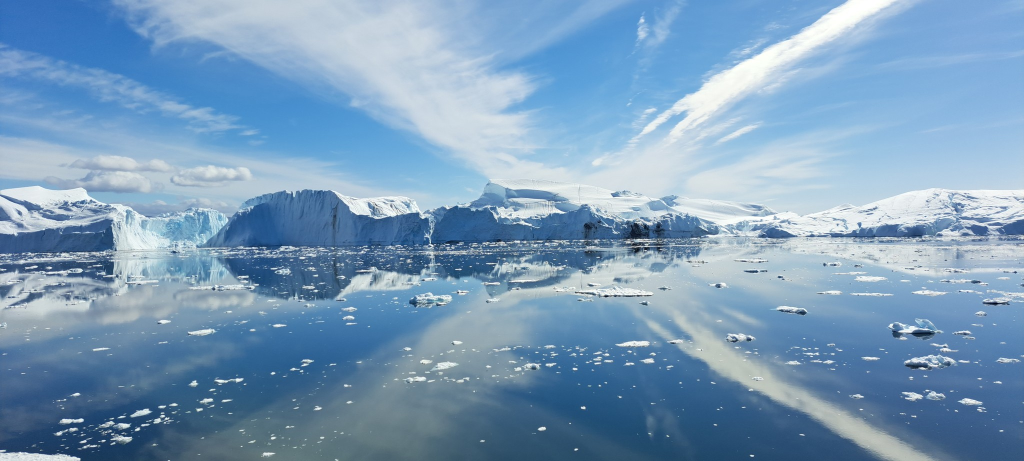
#> input picture examples/advertising/ice-landscape.jpg, 2048 x 922 px (shown at 1/2 size)
$ python -i detector.py   (imports and definitions only)   (older library calls are emulated)
#> lines starting #> are read from the running program, lines starting #| are printed output that depends on the picture; after the words box and inside, x2 and y2 are one past the last pixel; in counts of white or black regions, pixels touching at a corner belong together
"""Explainable image waviness heuristic: Canny chains + shared nonlinear bending.

Detects rolling-shutter "wobble": long, mostly vertical edges (facades, poles)
bending together in a repeated way. Scores are heuristic indices, not
probabilities. Merged from the standalone Waviness Check v0.2: its original
documentation is in docs/merged-tools/waviness-check.md, how panomoche uses it in
docs/METHODS.md ("Waviness and advertisement checks").
"""
from __future__ import annotations

import argparse
import io
import json
import math
from dataclasses import asdict, dataclass
from pathlib import Path

import cv2
import numpy as np
from PIL import Image, ImageOps, UnidentifiedImageError

VERSION = "0.2.0"
MAX_PIXELS = 40_000_000
# Not set globally (Image.MAX_IMAGE_PIXELS): it would also cap panomoche's reading of large 360° originals.
# load_image checks MAX_PIXELS before decoding instead.


@dataclass
class Settings:
    max_dimension: int = 1280
    minimum_span: float = 0.09
    minimum_bending_percent: float = 0.20
    correlation_threshold: float = 0.78
    decision_threshold: float = 45.0

    def validate(self):
        if not 640 <= self.max_dimension <= 1920:
            raise ValueError("Analysis resolution must be between 640 and 1920 pixels.")
        if not 0.05 <= self.minimum_span <= 0.3:
            raise ValueError("Minimum edge span must be between 0.05 and 0.30.")
        if not 0.05 <= self.minimum_bending_percent <= 2:
            raise ValueError("Minimum bending must be between 0.05% and 2%.")
        if not 0.5 <= self.correlation_threshold <= 0.99:
            raise ValueError("Correlation threshold must be between 0.50 and 0.99.")
        if not 0 <= self.decision_threshold <= 100:
            raise ValueError("Decision threshold must be between 0 and 100.")
        if not all(math.isfinite(float(v)) for v in asdict(self).values()):
            raise ValueError("Settings must be finite numbers.")


# [15 lines left out: function load_image, not called in this run]


def detrend(values: np.ndarray, degree: int = 1) -> np.ndarray:
    t = np.linspace(-1, 1, len(values))
    return values - np.polynomial.polynomial.polyval(
        t, np.polynomial.polynomial.polyfit(t, values, degree)
    )


def smooth(values: np.ndarray, sigma: float) -> np.ndarray:
    return cv2.GaussianBlur(values.reshape(-1, 1), (1, 0), 0,
                            sigmaY=sigma, borderType=cv2.BORDER_REFLECT_101).ravel()


def amplitude(values: np.ndarray) -> float:
    return float(np.percentile(values, 95) - np.percentile(values, 5))


def extract_edges(gray: np.ndarray, settings: Settings):
    h, w = gray.shape
    filtered = cv2.GaussianBlur(gray, (5, 5), 0.9)
    # Gradient quantiles adapt to contrast. These are extraction thresholds,
    # never a sharpness score or blur classifier.
    gx = cv2.Sobel(filtered, cv2.CV_32F, 1, 0, ksize=3)
    gy = cv2.Sobel(filtered, cv2.CV_32F, 0, 1, ksize=3)
    magnitude = cv2.magnitude(gx, gy)
    nonzero = magnitude[magnitude > 6]
    high = float(np.clip(np.percentile(nonzero, 65), 40, 100)) if nonzero.size else 70.0
    low = high * 0.35
    edges = cv2.Canny(filtered, low, high, L2gradient=True)
    contours, _ = cv2.findContours(edges, cv2.RETR_LIST, cv2.CHAIN_APPROX_NONE)
    raw = []
    minimum_span = max(30, int(h * settings.minimum_span))

    for contour in contours:
        points = contour[:, 0, :].astype(np.float64)
        if len(points) < minimum_span:
            continue
        # Split closed contours into long chains with a stable vertical
        # direction. findContours alone returns entire window perimeters.
        tangent = np.roll(points, -4, axis=0) - np.roll(points, 4, axis=0)
        vertical = np.abs(tangent[:, 1]) > 0.65 * np.linalg.norm(tangent, axis=1)
        direction = np.where(vertical, np.sign(tangent[:, 1]), 0)
        cuts = np.r_[0, np.flatnonzero(direction[1:] != direction[:-1]) + 1, len(points)]
        for begin, end in zip(cuts[:-1], cuts[1:]):
            if end - begin < minimum_span or direction[begin] == 0:
                continue
            chain = points[begin:end]
            y0, y1 = int(chain[:, 1].min()), int(chain[:, 1].max())
            if y1 - y0 < minimum_span:
                continue
            ys, inverse = np.unique(chain[:, 1].astype(int), return_inverse=True)
            counts = np.bincount(inverse)
            xs = np.bincount(inverse, weights=chain[:, 0]) / counts
            if len(ys) / (y1 - y0 + 1) < 0.9 or np.max(np.diff(ys)) > 6:
                continue
            full_y = np.arange(y0, y1 + 1)
            full_x = np.interp(full_y, ys, xs)
            if np.max(np.abs(np.diff(full_x))) > 5:
                continue
            smoothed = smooth(full_x, max(2.0, len(full_x) * 0.015))
            linear = detrend(smoothed, 1)
            # Remove a quadratic bow as a conservative defense against lens
            # distortion and naturally curved structures; this is not lens
            # calibration and can miss a wave that spans only a short arc.
            nonlinear = detrend(smoothed, 2)
            noise = float(np.median(np.abs(full_x - smoothed)))
            bend = amplitude(nonlinear)
            is_bent = (bend >= w * settings.minimum_bending_percent / 100
                       and amplitude(linear) >= w * 0.003
                       and bend >= 5 * max(noise, 0.35))
            raw.append({"ys": full_y, "xs": full_x, "smooth": smoothed,
                        "linear": linear, "nonlinear": nonlinear,
                        "y0": y0, "y1": y1, "x": float(np.mean(full_x)),
                        "span": y1 - y0, "amplitude": amplitude(linear),
                        "bending": bend, "noise": noise, "bent": bool(is_bent)})

    # Canny/contours can trace both sides of the very same boundary. Keep
    # the longest version once, rather than treating it as corroboration.
    candidates = []
    for candidate in sorted(raw, key=lambda item: -item["span"]):
        duplicate = False
        for existing in candidates:
            lo = max(candidate["y0"], existing["y0"])
            hi = min(candidate["y1"], existing["y1"])
            if hi - lo < 0.65 * min(candidate["span"], existing["span"]):
                continue
            y = np.arange(lo, hi + 1)
            separation = np.median(np.abs(np.interp(y, candidate["ys"], candidate["xs"])
                                         - np.interp(y, existing["ys"], existing["xs"])))
            if separation < max(4, w * 0.004):
                duplicate = True
                break
        if not duplicate:
            candidates.append(candidate)
        if len(candidates) >= 180:
            break
    return edges, candidates, {"canny_low": round(low, 1), "canny_high": round(high, 1)}


def shared_bending(candidates: list, h: int, w: int, settings: Settings):
    matches = []
    # Short arcs of unrelated objects often look alike after a polynomial
    # fit. Extraction may retain them, but confirmation needs a longer
    # baseline, separately from the adjustable amplitude threshold.
    bent_indices = [i for i, c in enumerate(candidates)
                    if c["bent"] and c["span"] >= h * 0.15]
    for pos, i in enumerate(bent_indices):
        a = candidates[i]
        for j in bent_indices[pos + 1:]:
            b = candidates[j]
            lo, hi = max(a["y0"], b["y0"]), min(a["y1"], b["y1"])
            if hi - lo < max(h * 0.10, 0.6 * min(a["span"], b["span"])):
                continue
            ys = np.arange(lo, hi + 1)
            ax = np.interp(ys, a["ys"], a["smooth"])
            bx = np.interp(ys, b["ys"], b["smooth"])
            # Compare separation at the same image rows, rather than the
            # mean x of traces with different start/end rows.
            if np.median(np.abs(ax - bx)) < w * 0.025:
                continue
            # Compare the actual bending shape after removing tilt. Removing
            # a quadratic here can force short unrelated arcs into similar
            # cubic residuals and exaggerate correlation.
            ar, br = detrend(ax, 1), detrend(bx, 1)
            if min(amplitude(ar), amplitude(br)) < max(2, w * 0.001):
                continue
            correlation = float(np.corrcoef(ar, br)[0, 1])
            # Rotation can move different parts of a frame in opposite
            # directions, so matching shape may have either polarity.
            if abs(correlation) >= settings.correlation_threshold:
                matches.append({"a": i, "b": j, "correlation": round(correlation, 3),
                                "y0": lo, "y1": hi})
    supported = sorted({m[key] for m in matches for key in ("a", "b")})
    # Count spatially separated support clusters, not every neighboring edge.
    centers = []
    for i in sorted(supported, key=lambda k: candidates[k]["x"]):
        if not centers or candidates[i]["x"] - centers[-1] >= w * 0.025:
            centers.append(candidates[i]["x"])
    return matches, supported, len(centers)


def analyze(image: np.ndarray, settings: Settings | None = None):
    settings = settings or Settings()
    settings.validate()
    original_h, original_w = image.shape[:2]
    factor = min(1.0, settings.max_dimension / max(original_h, original_w))
    resized = cv2.resize(image, (round(original_w * factor), round(original_h * factor)),
                         interpolation=cv2.INTER_AREA) if factor < 1 else image.copy()
    h, w = resized.shape[:2]
    gray = cv2.cvtColor(resized, cv2.COLOR_BGR2GRAY)
    edges, candidates, extraction = extract_edges(gray, settings)
    matches, supported, spatial_support = shared_bending(candidates, h, w, settings)
    usable = len(candidates)
    bent = sum(c["bent"] for c in candidates)
    total_length = sum(c["span"] for c in candidates)
    shared_length = sum(candidates[i]["span"] for i in supported)
    shared_coverage = shared_length / max(total_length, 1)
    long_edges = sum(c["span"] >= h * 0.15 for c in candidates)
    confidence = "low"
    if usable >= 6 and spatial_support >= 3 and shared_coverage >= 0.25:
        confidence = "high"
    elif usable >= 3:
        confidence = "medium"
    if spatial_support >= 2:
        bend_percent = float(np.median([candidates[i]["bending"] for i in supported]) / w * 100)
        strength = min(1.0, bend_percent / (settings.minimum_bending_percent * 2.2))
        agreement = float(np.median([abs(m["correlation"]) for m in matches]))
        # Straight reference edges count as counterevidence. A small set of
        # high-correlation curves cannot saturate a whole-image score.
        coverage_factor = min(1.0, shared_coverage / 0.30)
        score = 100 * strength * min(1, spatial_support / 3) * agreement * coverage_factor
        if spatial_support < 3:
            score = min(30.0, score)
    else:
        bend_percent = 0.0
        score = 0.0
    score = round(float(score), 1)
    if usable < 3 or (long_edges < 6 and spatial_support < 3):
        label, title = "insufficient_evidence", "Insufficient evidence"
        explanation = "Too few long, consistently bending sections were found to assess geometric waviness."
        confidence = "low"
    elif score >= settings.decision_threshold and spatial_support >= 3:
        label, title = "wavy", "Waviness detected"
        explanation = (f"Bending agrees across {spatial_support} separated edge groups, "
                       f"covering {shared_coverage:.0%} of usable edge length.")
    elif score >= settings.decision_threshold * 0.65:
        label, title = "review", "Review suggested"
        explanation = "Some edges bend, but the amplitude or independent agreement is limited."
    else:
        label, title = "no_strong_evidence", "No strong waviness evidence"
        explanation = (f"Only {shared_coverage:.0%} of usable edge length shows confirmed shared bending; "
                       "the remaining edges do not corroborate waviness.")
        # Confidence refers to evidence availability, not correctness probability.
        confidence = "medium" if usable >= 6 else "low"

    overlay = resized.copy()
    for i, candidate in enumerate(candidates):
        color = (224, 179, 99)  # cyan: usable reference edge (BGR)
        if candidate["bent"]:
            color = (76, 184, 250)  # amber: bending without corroboration
        if i in supported:
            color = (118, 111, 250)  # coral: corroborated bending
        points = np.column_stack((candidate["smooth"], candidate["ys"])).astype(np.int32)
        cv2.polylines(overlay, [points], False, color, 2, cv2.LINE_AA)
        if i in supported:
            p = (int(points[len(points) // 2, 0]), int(points[len(points) // 2, 1]))
            cv2.circle(overlay, p, 9, (25, 27, 38), -1, cv2.LINE_AA)
            cv2.putText(overlay, str(i + 1), (p[0] - 5, p[1] + 4), cv2.FONT_HERSHEY_SIMPLEX,
                        0.35, (255, 255, 255), 1, cv2.LINE_AA)

    summaries = []
    for i, c in enumerate(candidates):
        step = max(1, len(c["ys"]) // 80)
        summaries.append({"id": i + 1, "x": round(c["x"], 1), "start_y": c["y0"],
                          "end_y": c["y1"], "span_pixels": c["span"],
                          "deviation_percent": round(c["amplitude"] / w * 100, 3),
                          "bending_percent": round(c["bending"] / w * 100, 3),
                          "bent": c["bent"], "supported": i in supported,
                          "profile": [[int(y), round(float(r), 2)] for y, r in
                                      zip(c["ys"][::step], c["linear"][::step])]})
    result = {"version": VERSION, "label": label, "title": title, "score": score,
              "confidence": confidence, "explanation": explanation,
              "score_is_probability": False, "usable_edges": usable, "bending_edges": bent,
              "supported_edges": len(supported), "independent_groups": spatial_support,
              "shared_edge_coverage_percent": round(shared_coverage * 100, 1),
              "long_edges": long_edges,
              "median_bending_percent": round(bend_percent, 3),
              "original_size": [original_w, original_h], "analysis_size": [w, h],
              "settings": asdict(settings), "extraction": extraction, "edges": summaries,
              "matches": [{**m, "a": m["a"] + 1, "b": m["b"] + 1} for m in matches],
              "limitations": "A single-image heuristic for long, mostly vertical structures. "
                             "Natural repeated curves can resemble distortion; weak or missing edges can hide it. "
                             "Thresholds require validation on representative camera images."}
    return result, resized, overlay, edges


# [35 lines left out: functions encode_png, main, not called in this run]


# [2 lines not run here, left out]

>>> import cv2
>>> picture = cv2.imread('../../examples/advertising/ice-landscape.jpg')
#> picture is the input picture: shape (922, 2048, 3); mean B, G, R 186.3, 156.4, 122.7
>>> result = analyze(picture)
#> in analyze, `resized = cv2.resize(image, (round(original_w * factor), round(origina..`:
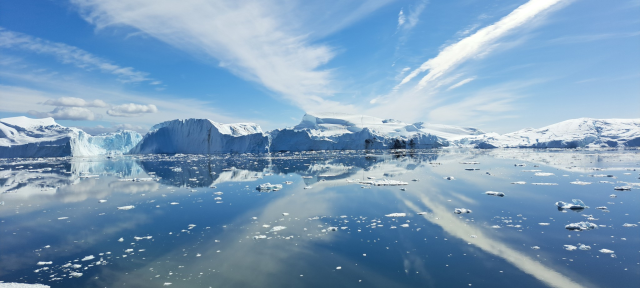
#> resized: shape (576, 1280, 3) (shown at 1/2 size); mean B, G, R 186.3, 156.4, 122.7
#> in analyze, `gray = cv2.cvtColor(resized, cv2.COLOR_BGR2GRAY)`:
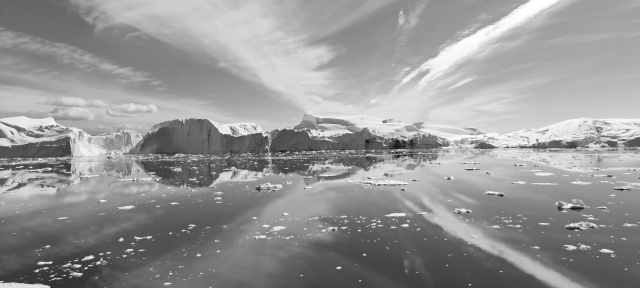
#> gray: shape (576, 1280) (shown at 1/2 size); min 10, max 255, mean 149.7
#> in extract_edges, `gx = cv2.Sobel(filtered, cv2.CV_32F, 1, 0, ksize=3)`:
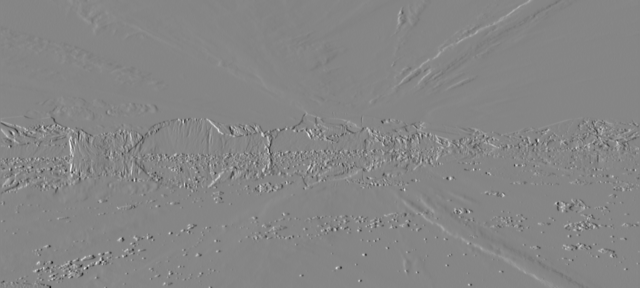
#> gx: shape (576, 1280) float32 (shown at 1/2 size); min -436, max 395, mean 0.1; drawn with min black and max white
#> in extract_edges, `gy = cv2.Sobel(filtered, cv2.CV_32F, 0, 1, ksize=3)`:
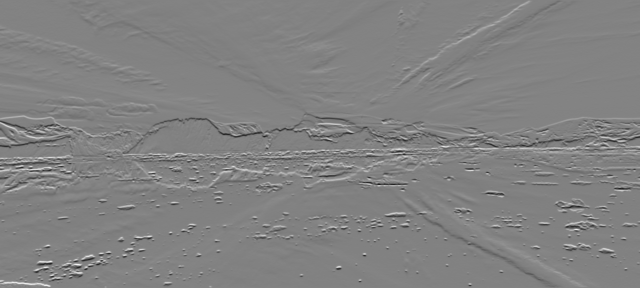
#> gy: shape (576, 1280) float32 (shown at 1/2 size); min -501, max 480, mean -1; drawn with min black and max white
#> in extract_edges, `magnitude = cv2.magnitude(gx, gy)`:
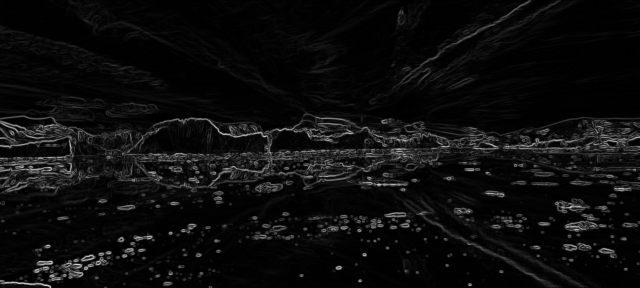
#> magnitude: shape (576, 1280) float32 (shown at 1/2 size); min 0, max 506.3, mean 26.8; drawn with min black and max white
#> in extract_edges, `high = float(np.clip(np.percentile(nonzero, 65), 40, 100)) if nonzero...`: high = 40
#> in extract_edges, `low = high * 0.35`: low = 14
#> in extract_edges, `edges = cv2.Canny(filtered, low, high, L2gradient=True)`:
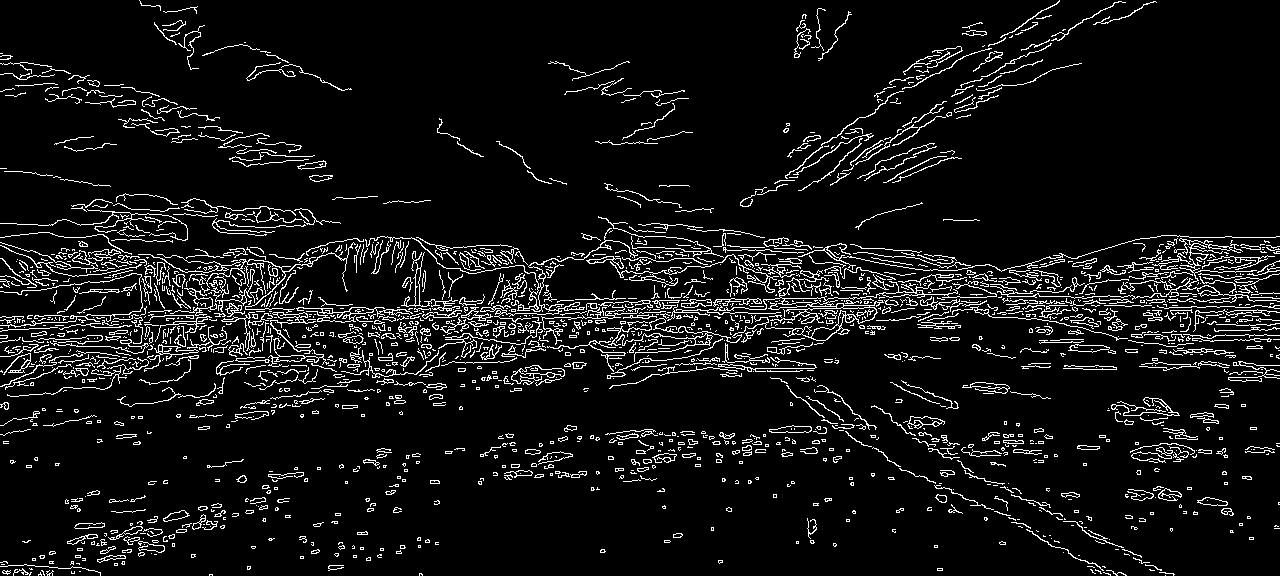
#> edges: shape (576, 1280); 7.6% white in thin lines or dots
#> in extract_edges, `contours, _ = cv2.findContours(edges, cv2.RETR_LIST, cv2.CHAIN_APPROX_..`: contours = 2634 contours, 2275 with area under 20; largest, box (x1, y1, x2, y2) and area: (607, 279, 997, 362) 1286, (511, 365, 565, 385) 430, (990, 238, 1280, 303) 356, (268, 312, 329, 367) 327, (365, 228, 638, 323) 308
#> the loop in extract_edges, `for contour in contours:` made 2634 passes
#> points on passes 1, 8, 33: [[1165, 575]], [[79, 571], [80, 571]], [[1139, 562]]
#> after the loop in extract_edges, `for contour in contours:`: raw = 1 item
#> the loop in extract_edges, `for candidate in sorted(raw, key=lambda item: -item["span"]):` made 1 pass
#> in analyze, `edges, candidates, extraction = extract_edges(gray, settings)`: extraction = {'canny_low': 14, 'canny_high': 40}
#> in shared_bending, `bent_indices = [i for i, c in enumerate(candidates) if c["bent"] and c..`: bent_indices = []
#> in analyze, `matches, supported, spatial_support = shared_bending(candidates, h, w,..`: spatial_support = 0
#> in analyze, `usable = len(candidates)`: usable = 1
#> in analyze, `bent = sum(c["bent"] for c in candidates)`: bent = 0
#> in analyze, `total_length = sum(c["span"] for c in candidates)`: total_length = 52
#> in analyze, `shared_length = sum(candidates[i]["span"] for i in supported)`: shared_length = 0
#> the loop in analyze, `for i, candidate in enumerate(candidates):` made 1 pass
#> color on pass 1: (224, 179, 99)
#> the loop in analyze, `for i, c in enumerate(candidates):` made 1 pass
#> step on pass 1: 1
#> after the loop in analyze, `for i, c in enumerate(candidates):`: summaries = 1 item
